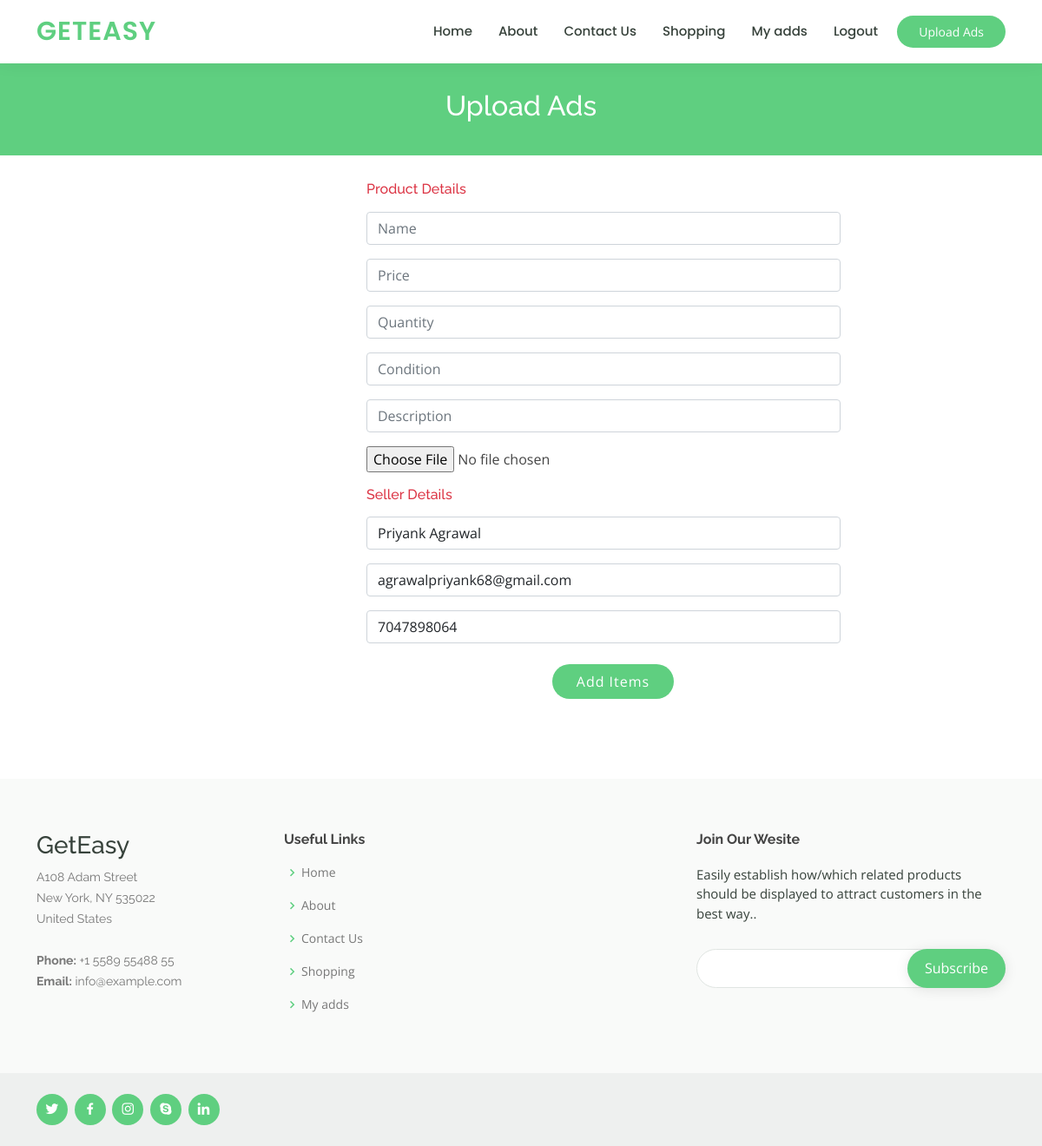
The app's page /UploadAds.php (signed in) with its own data.
### tables this page shows
CREATE TABLE `users` (
  `sid` int(11) NOT NULL,
  `srno` varchar(255) NOT NULL,
  `sname` varchar(255) NOT NULL,
  `semail` varchar(255) NOT NULL,
  `spass` varchar(255) NOT NULL,
  `sphone` varchar(255) NOT NULL
);

### UploadAds.php (the view, shortened to what this page needs)
<?php
include 'db.php';
$id = $_SESSION['uid'];
$sql = "select * from users where sid = '$id'";
$result = mysqli_query($db,$sql);
$row = mysqli_fetch_array($result);
?>
<!DOCTYPE html>
<html lang="en">
<head>
  <link href="assets/vendor/animate.css/animate.min.css" rel="stylesheet">
  <link href="assets/vendor/aos/aos.css" rel="stylesheet">
  <link href="assets/vendor/bootstrap/css/bootstrap.min.css" rel="stylesheet">
  <link href="assets/vendor/bootstrap-icons/bootstrap-icons.css" rel="stylesheet">
  <link href="assets/vendor/boxicons/css/boxicons.min.css" rel="stylesheet">
  <link href="assets/vendor/remixicon/remixicon.css" rel="stylesheet">
  <link href="assets/vendor/swiper/swiper-bundle.min.css" rel="stylesheet">
  <link href="assets/css/style.css" rel="stylesheet">
  <link rel="stylesheet" type="text/css" href="assets/css/loader.css">
</head>
<body>
  <?php include 'header.php';?>
  <main id="main">
    <div class="breadcrumbs" data-aos="fade-in">
      <div class="container">
        <h2>Upload Ads</h2>
      </div>
    </div>
    <section id="contact" class="contact">
      <div class="container" data-aos="fade-up">
        <div class="row mt-2">
         <div class="col-lg-4"></div>
          <div class="col-lg-6 mt-5 mt-lg-0">
            <form action="product.php" method="POST"  enctype="multipart/form-data">
              <h6 class="text-danger pt-3">Product Details</h6>
              <div class="form-group mt-3">
                <input type="text" class="form-control" name="pname" placeholder="Name" required="true">
              </div>
              <div class="form-group mt-3">
                <input type="text" class="form-control" name="pprice" placeholder="Price" required="true">
              </div>
              <div class="form-group mt-3">
                <input type="text" class="form-control" name="pquantity" placeholder="Quantity" required="true">
              </div>
              <div class="form-group mt-3">
                <input type="text" class="form-control" name="pcondition" placeholder="Condition" required="true">
              </div>
              <div class="form-group mt-3">
                <input type="text" class="form-control" name="pdes" placeholder="Description" required="true">
              </div>
              <div class="form-group mt-3">
                <input type="file" name="file" id="file" class="input-large">
              </div>
              <h6 class="text-danger pt-3">Seller Details</h6>
              <div class="form-group mt-3">
                <input type="text" class="form-control" name="sname" value="<?php echo $row["sname"] ?>" placeholder="Seller Name" required="true">
              </div>
              <div class="form-group mt-3">
                <input type="text" class="form-control" name="semail" value="<?php echo $row["semail"] ?>" placeholder="Seller Email" required="true">
              </div>
              <div class="form-group mt-3">
                <input type="text" class="form-control" name="scontact" value="<?php echo $row["sphone"] ?>" placeholder="Seller Contact" required="true">
              </div>
              <br>
              <div class="text-center">
                <input type="submit" name="submit" class="get-started-btn register_btn" value="Add Items">
              </div>
            </form>
            <br>
          </div>
        </div>
      </div>
    </section>
  </main>
  <?php include 'footer.php';?>
</body>
</html>

### assets/css/style.css (style rules this page uses)
body { font-family: "Open Sans", sans-serif; color: #444444; overflow-x: hidden; }
h1, h2, h3, h4, h5, h6 { font-family: "Raleway", sans-serif; }
.get-started-btn { margin-left: 22px; background: #5fcf80; color: #fff; border-radius: 50px; padding: 8px 25px; white-space: nowrap; transition: 0.3s; font-size: 14px; display: inline-block; }
section { padding: 60px 0; overflow: hidden; }
.breadcrumbs { margin-top: 73px; text-align: center; background: #5fcf80; padding: 30px 0; color: #fff; }
.breadcrumbs h2 { font-size: 32px; font-weight: 500; }
.contact { padding-top: 5px; }

### UploadAds.php (style rules this page uses)
.register_btn { border: none; width: 140px; height: 40px; letter-spacing: 1px; font-size: 16px; }

### records on screen
users: sname "Priyank Agrawal", semail "agrawalpriyank68@gmail.com", scontact "7047898064"
